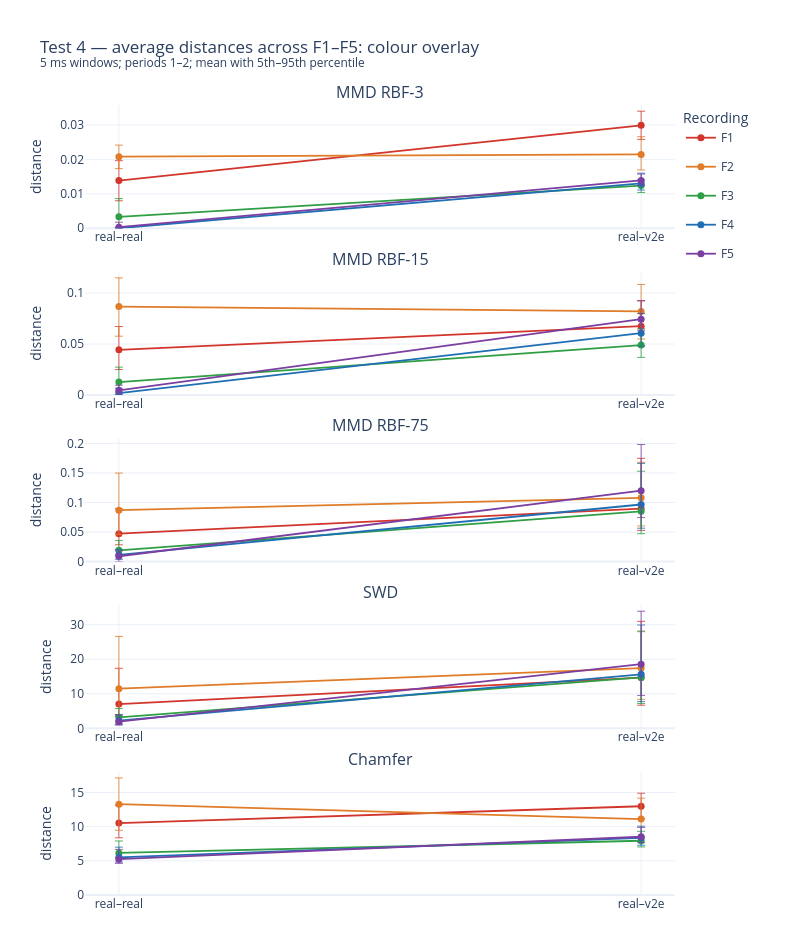
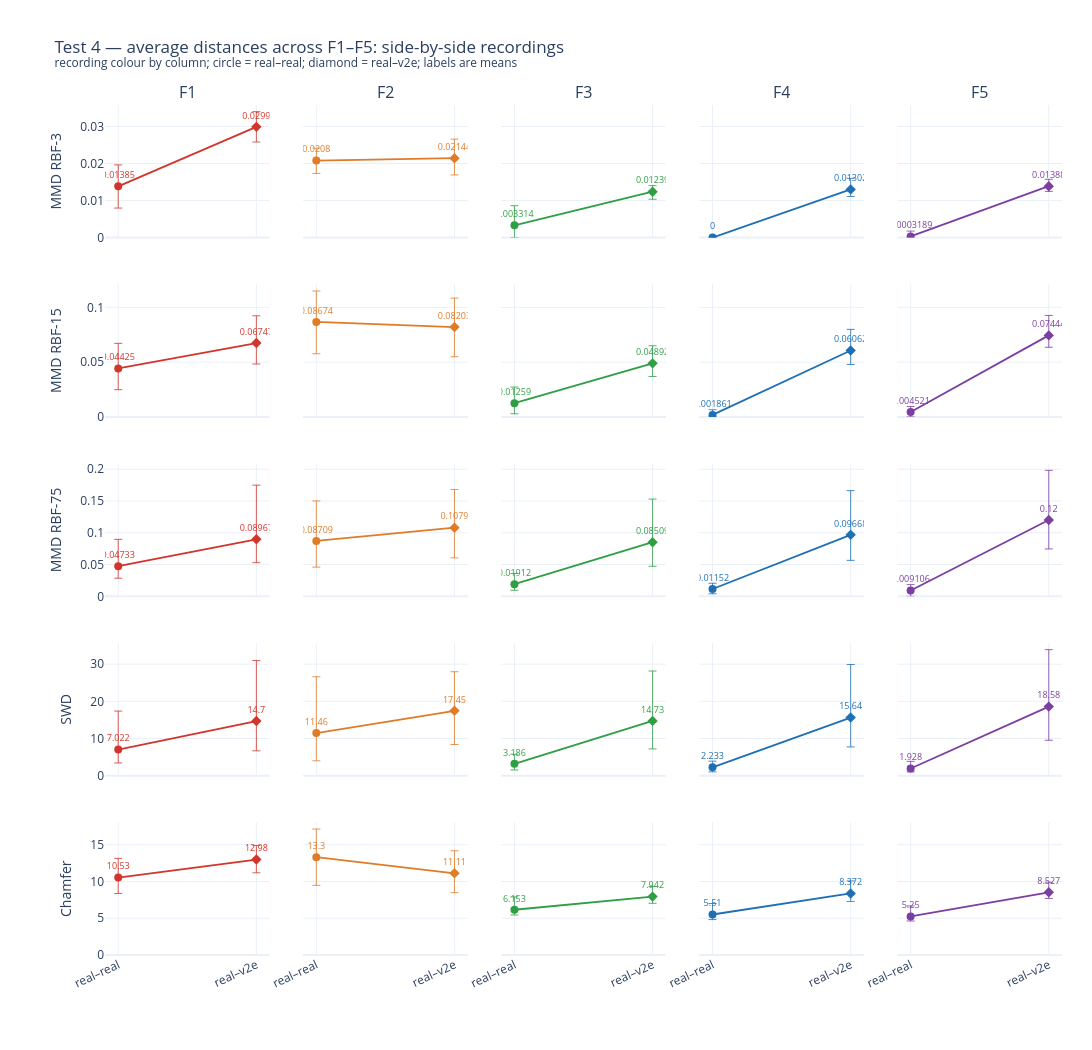

Here is the notebook cell these charts were saved with, in order:
### Code cell
from IPython.display import display

TEST4_RUNS = {
    "F1": ROOT / "optical_chopper_data_f1/test4_synthetic/20260825_221422_w5000us",
    "F2": ROOT / "optical_chopper_data_f2/test4_synthetic/20260825_230226_w5000us",
    "F3": ROOT / "optical_chopper_data_f3/test4_synthetic/20260826_005930_w5000us",
    "F4": ROOT / "optical_chopper_data_f4/test4_synthetic/20260826_043744_w5000us",
    "F5": ROOT / "optical_chopper_data_f5/test4_synthetic/20260826_102134_w5000us",
}

test4_frames = []
for frequency, folder in TEST4_RUNS.items():
    frame = pd.read_csv(folder / "results.csv")
    frame = frame[
        (frame.polarity_channel == "all")
        & frame.source.isin(["real", "v2e"])
        & frame.period_index.isin([1, 2])
    ].copy()
    frame["frequency"] = frequency
    test4_frames.append(frame)
test4_windows = pd.concat(test4_frames, ignore_index=True)

test4_average = (
    test4_windows.groupby(["frequency", "metric", "source"]).distance
    .agg(
        mean="mean",
        median="median",
        q05=lambda values: values.quantile(0.05),
        q95=lambda values: values.quantile(0.95),
        n="size",
    )
    .reset_index()
)

test4_paired = (
    test4_windows.pivot(
        index=["frequency", "metric", "period_index", "window_index"],
        columns="source", values="distance",
    )
    .dropna(subset=["real", "v2e"])
    .reset_index()
)
test4_paired["v2e_minus_real"] = test4_paired.v2e - test4_paired.real
paired_report = (
    test4_paired.groupby(["frequency", "metric"]).v2e_minus_real
    .agg(
        mean_paired_difference="mean",
        fraction_v2e_greater=lambda values: (values > 0).mean(),
    )
)
mean_report = test4_average.pivot(
    index=["frequency", "metric"], columns="source", values="mean"
)
combined_report = mean_report.join(paired_report)
report_order = pd.MultiIndex.from_product(
    [FREQUENCIES, METRIC_ORDER], names=["frequency", "metric"]
)
combined_report = combined_report.reindex(report_order)
display(combined_report.rename(columns={
    "real": "real–real mean", "v2e": "real–v2e mean",
}).round(5))

source_order = ["real", "v2e"]
source_labels = ["real–real", "real–v2e"]

# Version A: all recordings overlaid, using the established F1–F5 colours.
overlay = make_subplots(
    rows=len(METRIC_ORDER), cols=1, vertical_spacing=0.055,
    subplot_titles=[METRIC_LABELS[metric] for metric in METRIC_ORDER],
)
for row, metric in enumerate(METRIC_ORDER, start=1):
    for frequency in FREQUENCIES:
        block = (
            test4_average[(test4_average.metric == metric)
                          & (test4_average.frequency == frequency)]
            .set_index("source").reindex(source_order)
        )
        overlay.add_trace(go.Scatter(
            x=source_labels, y=block["mean"], mode="lines+markers",
            name=frequency, legendgroup=frequency, showlegend=(row == 1),
            line=dict(color=FREQUENCY_COLOURS[frequency], width=1.8),
            marker=dict(size=7),
            error_y=dict(
                type="data", array=(block.q95 - block["mean"]).to_numpy(),
                arrayminus=(block["mean"] - block.q05).to_numpy(),
                symmetric=False, thickness=0.8, width=4, visible=True,
            ),
            customdata=np.stack([block.q05, block.q95, block.n], axis=-1),
            hovertemplate=(frequency + " · %{x}<br>mean %{y:.5g}"
                           + "<br>5–95%: %{customdata[0]:.5g}–%{customdata[1]:.5g}"
                           + "<br>n=%{customdata[2]:.0f}<extra></extra>"),
        ), row=row, col=1)
    overlay.update_yaxes(title_text="distance", rangemode="tozero", row=row, col=1)
overlay.update_layout(
    title=("Test 4 — average distances across F1–F5: colour overlay"
           "<br><sup>5 ms windows; periods 1–2; mean with 5th–95th percentile</sup>"),
    template="plotly_white", height=190 * len(METRIC_ORDER), width=800,
    margin=dict(l=85, r=125, t=105, b=55),
    legend=dict(orientation="v", xanchor="left", x=1.01,
                yanchor="top", y=1.0, title_text="Recording"),
)
overlay.show()

# Version B: recordings side by side. Shared y scales within each metric row.
matrix = make_subplots(
    rows=len(METRIC_ORDER), cols=len(FREQUENCIES), shared_yaxes="rows",
    horizontal_spacing=0.035, vertical_spacing=0.055,
    subplot_titles=[
        frequency if row == 0 else ""
        for row in range(len(METRIC_ORDER)) for frequency in FREQUENCIES
    ],
)
for row, metric in enumerate(METRIC_ORDER, start=1):
    for col, frequency in enumerate(FREQUENCIES, start=1):
        block = (
            test4_average[(test4_average.metric == metric)
                          & (test4_average.frequency == frequency)]
            .set_index("source").reindex(source_order)
        )
        values = block["mean"].to_numpy()
        matrix.add_trace(go.Scatter(
            x=source_labels, y=values, mode="lines+markers+text",
            showlegend=False,
            line=dict(color=FREQUENCY_COLOURS[frequency], width=1.8),
            marker=dict(
                size=8, color=FREQUENCY_COLOURS[frequency],
                symbol=["circle", "diamond"],
            ),
            text=[f"{value:.4g}" for value in values],
            textposition="top center",
            textfont=dict(size=9, color=FREQUENCY_COLOURS[frequency]),
            error_y=dict(
                type="data", array=(block.q95 - block["mean"]).to_numpy(),
                arrayminus=(block["mean"] - block.q05).to_numpy(),
                symmetric=False, thickness=0.8, width=4, visible=True,
            ),
            customdata=np.stack([block.q05, block.q95, block.n], axis=-1),
            hovertemplate=(frequency + " · %{x}<br>mean %{y:.5g}"
                           + "<br>5–95%: %{customdata[0]:.5g}–%{customdata[1]:.5g}"
                           + "<br>n=%{customdata[2]:.0f}<extra></extra>"),
        ), row=row, col=col)
        matrix.update_xaxes(
            showticklabels=(row == len(METRIC_ORDER)), tickangle=-25, row=row, col=col
        )
        matrix.update_yaxes(rangemode="tozero", row=row, col=col)
        if col == 1:
            matrix.update_yaxes(title_text=METRIC_LABELS[metric], row=row, col=col)
matrix.update_layout(
    title=("Test 4 — average distances across F1–F5: side-by-side recordings"
           "<br><sup>recording colour by column; circle = real–real; diamond = real–v2e; labels are means</sup>"),
    template="plotly_white", height=210 * len(METRIC_ORDER), width=1300,
    margin=dict(l=105, r=30, t=105, b=95),
)
matrix.show()
